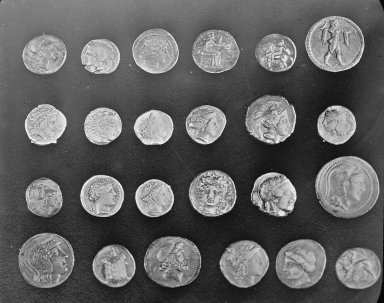
#> input picture skimage.data.coins(), 384 x 303 px
$ jupyter execute 7_Segmentacia_obrazu_prahovanim.ipynb   (older library calls are emulated)
#> lines starting #> are read from the running program, lines starting #| are printed output that depends on the picture; after the words box and inside, x2 and y2 are one past the last pixel; in counts of white or black regions, pixels touching at a corner belong together; long printed decimals are rounded
[cell 1]
import numpy as np
import matplotlib.pyplot as plt

from skimage import data, filters, io
from skimage.morphology import disk
from skimage import color

[cell 2]
plt.rcParams['text.color'] = 'w'
plt.rcParams['xtick.color'] = 'w'
plt.rcParams['ytick.color'] = 'w'
plt.rcParams['axes.labelcolor'] = 'w'

[cell 3]
I = data.coins()
#> I is the input picture: shape (303, 384); min 1, max 252, mean 96.9
I = I[75:,:]
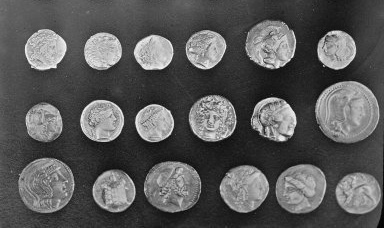
#> I: shape (228, 384); min 1, max 252, mean 88.9
plt.figure(figsize=(15, 10))
plt.subplot(121)
plt.imshow(I,cmap='gray')
plt.subplot(122)
seg_I = I > 105
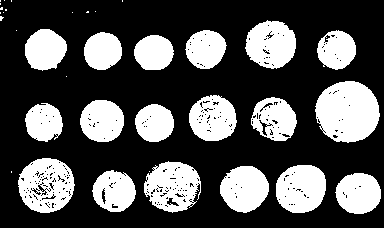
#> seg_I: shape (228, 384) bool; 32.3% white; 35 white regions (17 under 20 px), largest, box (x1, y1, x2, y2) and area: (315, 81, 380, 143) 3076, (18, 158, 75, 213) 2165, (144, 161, 201, 213) 2010
plt.imshow(seg_I)

[cell 4]
plt.figure(figsize=(15, 10))
ax1  = plt.subplot(111)
plt.hist(I.ravel(), bins=256, histtype='bar', color='blue')
ax1.axvline(105, color='r')

plt.title("Jasovy histogram")
plt.xlabel("Pixel intensity")
plt.ylabel("Pixel count ")
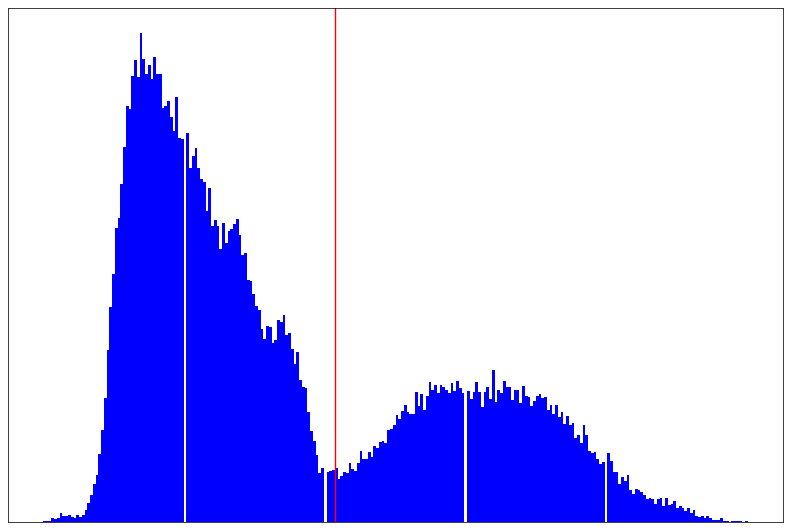
#> figure drawn by matplotlib, 1 panel; tallest bar 1248 high, from x = 35.32 to 36.3

[cell 5]
mean_object_intensity = np.mean(I[seg_I])
#> mean_object_intensity = 160.5
mean_background_intensity = np.mean(I[seg_I==0])
#> mean_background_intensity = 54.82

threshold = 120

[cell 6]
counter = 0

while True:
    background  = I < threshold
    obj = I >= threshold

    mean_object_intensity = np.mean(I[obj])
    mean_background_intensity = np.mean(I[background])

    new_threshold = (mean_object_intensity + mean_background_intensity)/2
    #new_threshold = (mean_object_intensity*1.25 + mean_background_intensity*0.75)/2

    if np.abs(threshold - new_threshold) < 0.1:
        break
    counter = counter + 1
    threshold = new_threshold
#> this loop made 4 passes
#> (mean_object_intensity, mean_background_intensity, new_threshold, threshold) on passes 1 to 3: (164.2, 56.79, 110.5, 110.5), (161.7, 55.37, 108.5, 108.5), (161.1, 55.12, 108.1, 108.1)
#> (mean_object_intensity, mean_background_intensity, new_threshold) on pass 4: (161.1, 55.12, 108.1)
#> pass 1, `background  = I < threshold`:
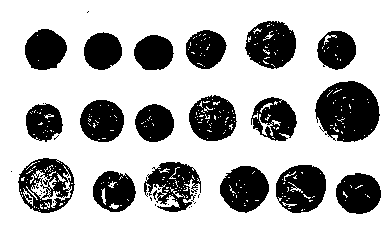
#> background: shape (228, 384) bool; 70.1% white; 37 black regions (19 under 20 px), largest, box (x1, y1, x2, y2) and area: (315, 81, 380, 142) 2940, (276, 165, 326, 213) 1779, (245, 21, 296, 69) 1751
#> after the loop, counter = 3
print("Converged to optimal threshold in {} iteration with threshold: {}".format(counter,threshold))
#| Converged to optimal threshold in 3 iteration with threshold: 108.136

[cell 7]
plt.figure(figsize=(15,10))
plt.subplot(121)
plt.imshow(I>threshold)
plt.subplot(122)
plt.imshow(I * (I>threshold),cmap='gray')

[cell 8]
I2 = data.page()
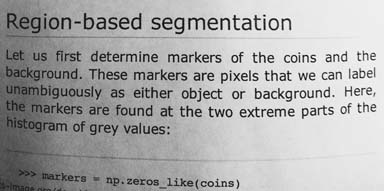
#> input picture skimage.data.page(), 384 x 191 px
#> I2 is the input picture: shape (191, 384); min 0, max 255, mean 171.5
plt.figure(figsize=(15, 10))
plt.subplot(211)
plt.imshow(I2,cmap='gray')
plt.subplot(212)
plt.imshow(I2<120)

[cell 9]
fig, ax = filters.try_all_threshold(I2, figsize=(16, 20), verbose=False)
plt.show()

[cell 10]
s_elem = disk(20)

I2_float = I2/255
I_filt  = filters.rank.mean(I2_float,selem=s_elem)/255
plt.figure(figsize=(15,10))
plt.subplot(121)
plt.imshow(I2_float)
plt.subplot(122)
plt.imshow((I2_float -I_filt))
im_t1 = (I2_float - I_filt) < 0.0
#> im_t1: shape (191, 384) bool; 21.3% white in thin lines or dots
im_t2 = (I2_float - I_filt) < -0.05
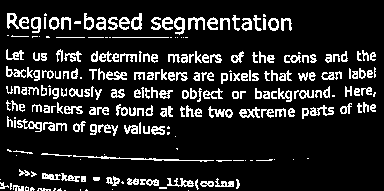
#> im_t2: shape (191, 384) bool; 14.2% white in thin lines or dots
plt.figure(figsize=(15,10))
plt.subplot(121)
plt.imshow(im_t1)
plt.subplot(122)
plt.imshow(im_t2)

[cell 11]
I3 =data.immunohistochemistry()
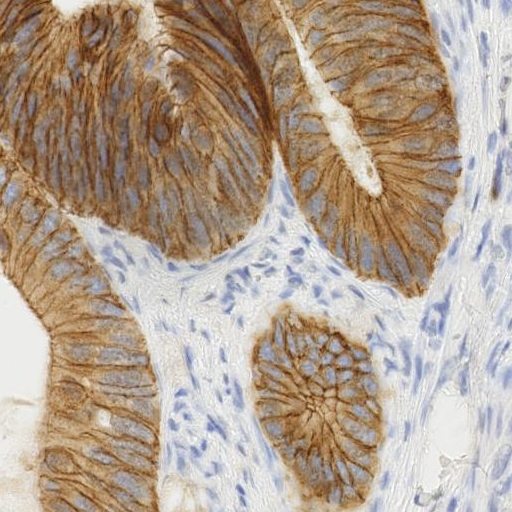
#> input picture skimage.data.immunohistochemistry(), 512 x 512 px
#> I3 is the input picture: shape (512, 512, 3); mean R, G, B 177.3, 159.8, 144

plt.figure(figsize=(15, 10))
plt.subplot(221)
plt.imshow(I3)
plt.subplot(222)
plt.imshow(I3[:,:,0],cmap='gray')
plt.title('R')
plt.subplot(223)
plt.imshow(I3[:,:,1],cmap='gray')
plt.title('G')
plt.subplot(224)
plt.imshow(I3[:,:,2],cmap='gray')
plt.title('B')

[cell 12]
plt.figure(figsize=(15, 10))
plt.subplot(221)
plt.imshow(I3)

plt.subplot(222)
t_R =I3[:,:,0]<200
#> t_R: shape (512, 512) bool; 66.4% white; 600 black regions (548 under 20 px), largest, box (x1, y1, x2, y2) and area: (107, 0, 512, 512) 69174, (0, 262, 58, 512) 9450, (274, 0, 382, 196) 3508
plt.imshow(t_R)
plt.title('R')

plt.subplot(223)
t_G = I3[:,:,1]<185
#> t_G: shape (512, 512) bool; 63.7% white; 237 black regions (222 under 20 px), largest, box (x1, y1, x2, y2) and area: (66, 0, 512, 512) 80457, (0, 262, 50, 512) 9194, (275, 0, 381, 195) 3321
plt.imshow(t_G)
plt.title('G')

plt.subplot(224)
t_B = I3[:,:,2]<160
#> t_B: shape (512, 512) bool; 57.8% white; 255 black regions (194 under 20 px), largest, box (x1, y1, x2, y2) and area: (66, 0, 512, 512) 92870, (0, 262, 50, 512) 9216, (283, 16, 381, 195) 3270
plt.imshow(t_B)
plt.title('B')


plt.figure()
mask = np.logical_and(np.logical_and(t_R,t_G),t_B)
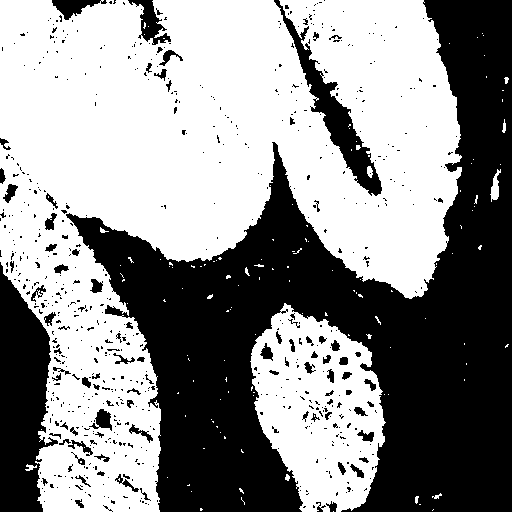
#> mask: shape (512, 512) bool; 56.3% white; 661 black regions (572 under 20 px), largest, box (x1, y1, x2, y2) and area: (66, 0, 512, 512) 93557, (0, 262, 58, 512) 9479, (274, 0, 382, 196) 3622
plt.imshow(mask)
plt.title('Result mask')

[cell 13]
I3_lab = color.rgb2lab(I3)
#> I3_lab: shape (512, 512, 3) float64; mean of channels 0, 1, 2 66.6, 4.8, 11.3
plt.figure(figsize=(15, 10))

plt.subplot(221)
plt.imshow(I3)
plt.subplot(222)
plt.imshow(I3_lab[:,:,0],cmap='gray')
plt.title('L')
plt.subplot(223)
plt.imshow(I3_lab[:,:,1],cmap='gray')
plt.title('a')
plt.subplot(224)
plt.imshow(I3_lab[:,:,2],cmap='gray')
plt.title('b')
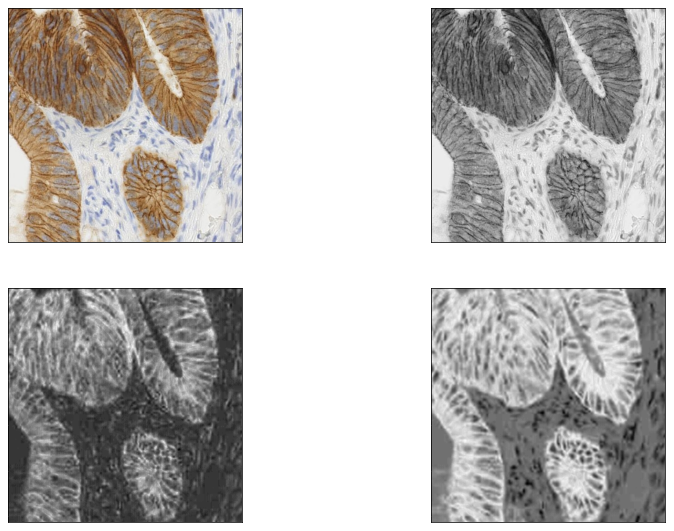
#> figure drawn by matplotlib, 4 panels

[cell 14]
image = io.imread("imgs/Fabric.jpg")
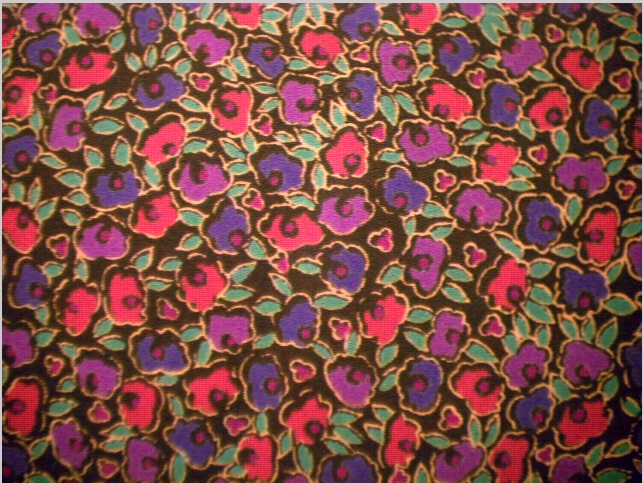
#> input picture imgs/Fabric.jpg, 643 x 483 px
#> image is the input picture: shape (483, 643, 3); mean R, G, B 127.7, 77, 69.7
lab_image = color.rgb2lab(image)
#> lab_image: shape (483, 643, 3) float64; mean of channels 0, 1, 2 38.7, 19.8, 14.4

plt.figure(figsize=(20,15))

rgb_image_red = np.zeros((image.shape[0], image.shape[1], 3))
rgb_image_red[:,:,0] = lab_image[:,:,1] > 0.89 * np.max(lab_image[:,:,1])
#> rgb_image_red: shape (483, 643, 3) float64; mean of channels 0, 1, 2 0.0285, 0, 0
plt.subplot(1,2,1)
plt.imshow(image)
plt.subplot(1,2,2)
plt.imshow(rgb_image_red)
plt.title("Cervene")

[cell 15]
rgb_image_green = np.zeros((image.shape[0], image.shape[1], 3))
rgb_image_green[:,:,1] = lab_image[:,:,1] < 0.0005 * np.max(lab_image[:,:,1])
#> rgb_image_green: shape (483, 643, 3) float64; mean of channels 0, 1, 2 0, 0.0965, 0
plt.subplot(1,2,2)
plt.imshow(rgb_image_green)
plt.title("Zelene")

[cell 16]
rgb_image_yellow = np.zeros((image.shape[0], image.shape[1], 3))
rgb_image_yellow[:,:,0] = lab_image[:,:,2] > 0.55 * np.max(lab_image[:,:,2])
#> rgb_image_yellow: shape (483, 643, 3) float64; mean of channels 0, 1, 2 0.187, 0, 0
rgb_image_yellow[:,:,1] = rgb_image_yellow[:,:,0]
#> rgb_image_yellow: shape (483, 643, 3) float64; mean of channels 0, 1, 2 0.187, 0.187, 0
plt.subplot(1,2,2)
plt.imshow(rgb_image_yellow)
plt.title("Zlte")
